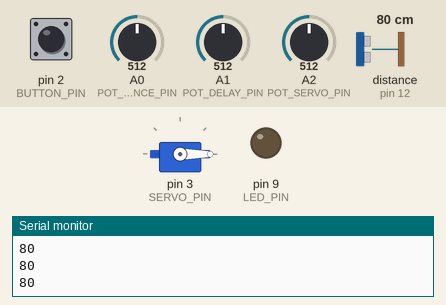
This sketch was run on a simulated Arduino Uno, built with avr-gcc and run on an emulated ATmega328P. On the bench: servo, output pins drawn as LEDs (lit = HIGH), the last lines printed to the serial monitor. Wiring (inferred from the names in the program): ultrasonic range finder: trigger pin 11; echo pin 12. Inputs (shaded band) come from the test bench; at power-on: distance to the obstacle (sensor on pin 12) 80 cm, A2 (POT_SERVO_PIN) = 512, pin 2 (BUTTON_PIN) HIGH, A0 (POT_DISTANCE_PIN) = 512, A1 (POT_DELAY_PIN) = 512. The echo pulse lasts 58.3 µs per cm; pins used as bus, display or sensor lines are not drawn.

Above: at 2.2 s.
2.3 s: distance to the obstacle (sensor on pin 12) set to 2 cm
At 4.3 s:
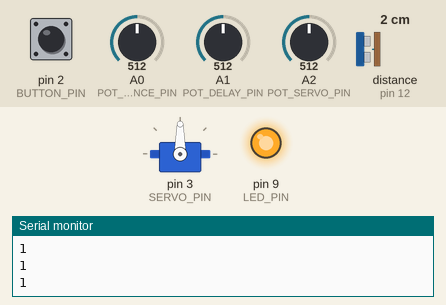
4.6 s: A2 (POT_SERVO_PIN) set to 716
At 5.8 s:
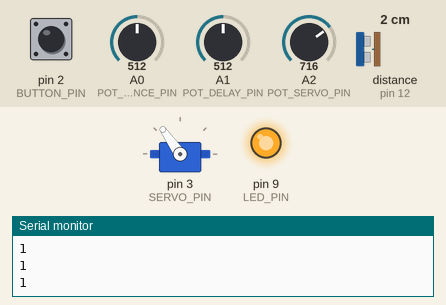
6.4 s: pin 2 (BUTTON_PIN) pulled LOW for 0.15 s
8.5 s: A0 (POT_DISTANCE_PIN) set to 44
10.0 s: A0 (POT_DISTANCE_PIN) set to 37
At 10.48 s:
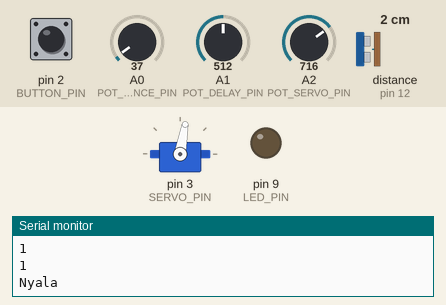
12.2 s: pin 2 (BUTTON_PIN) pulled LOW for 1 s
At 13.3 s:
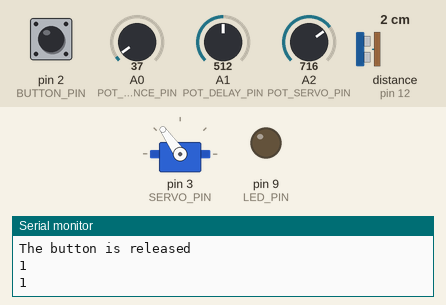
Timing chart, 0 to 15.2 s (numbered marks = the images above; inputs shaded):
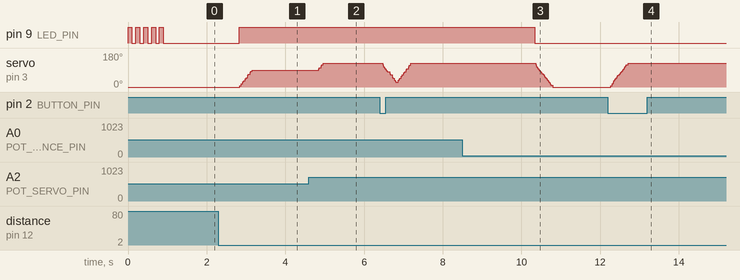

The sketch:

Kran_Otomatis_v2.ino
```cpp
#include <VarSpeedServo.h>
VarSpeedServo myservo;

/*  Servo's library from
 * https://github.com/netlabtoolkit/VarSpeedServo
 *
 *
 * This program writen by Arif
 * 12 May 2020 Bandung, Indonesia.
 * https://ini.space/asyarif
 *
 */

/* pin definitions */
#define BAUDRATE     115200
#define ECHO_PIN     12
#define TRIG_PIN     11
#define LED_PIN      9
#define POT_DISTANCE_PIN  A0  //  Adjust Distance         | TOP POT
#define POT_DELAY_PIN     A1  //  Adjust Delay            | MIDDLE POT
#define POT_SERVO_PIN     A2  //  Adjust SERVO Rotation   | BOTTOM POT
#define BUTTON_PIN   2
#define SERVO_PIN    3

#define BUTTON_DEBOUNCE_DELAY   50
#define SERVO_DEFAULT_POSITION  0
#define SERVO_SPEED             180 // 1 - 255
//#define SERVO_MAX_ROTATION    150

bool  isDetected            = false;
bool  lastState             = true;
int   ledState              = LOW;
int   lastSteadyState       = LOW;
int   lastFlickerableState  = LOW;
int   currentState;

unsigned long lastDebounceTime, prevMillis = 0;
unsigned long next_time, NOW_MILLIS;
unsigned long distance;

#define INTERVAL    30

/* Timeout for distance sensing rather than 1 second */
#define MAX_ECHO    30000

/* Scale factor round trip micro seconds per cm */
#define SCALE_CM    58


void doBlink( int repeats, int time ){
  for (int i = 0; i < repeats; i++){
    digitalWrite(LED_PIN, HIGH);
    delay(time);
    digitalWrite(LED_PIN, LOW);
    delay(time);
  }
}

void setup(){

  next_time = INTERVAL;
  Serial.begin( BAUDRATE );

  pinMode( ECHO_PIN, INPUT );
  pinMode( BUTTON_PIN, INPUT_PULLUP );
  pinMode( POT_DISTANCE_PIN, INPUT );
  pinMode( POT_DELAY_PIN, INPUT );
  pinMode( POT_SERVO_PIN, INPUT );
  pinMode( LED_PIN, OUTPUT);
  pinMode( TRIG_PIN, OUTPUT );
  digitalWrite( TRIG_PIN, LOW ); // set trig pin LOW here NOT later
  doBlink(5, 100); // blinking for start indication
  myservo.write(SERVO_DEFAULT_POSITION);
  myservo.attach(SERVO_PIN);

}


void loop(){
/* check if to run this time */
    NOW_MILLIS = millis( );
    if( NOW_MILLIS >= next_time ){
      digitalWrite( TRIG_PIN, HIGH );
      delayMicroseconds( 10 );
      digitalWrite( TRIG_PIN, LOW );
      /* echo time in microseconds
            Maximum  MAX_ECHO
            Minimum  0      (NO ECHO)

        Timeout for measurements set by MAX_ECHO define (constant)
      */
      distance = pulseIn( ECHO_PIN, HIGH, MAX_ECHO );
      /* Calculate distance only for VALID readings 0 is no echo or timeout */
      if( distance > 0 ){
        distance /= SCALE_CM;
        Serial.println( int( distance ) );    // Output distance in whole cm
        next_time = NOW_MILLIS + INTERVAL;   // save next time to run this part of loop
      }
    }

    /* POT SERVO READING & SET */
    int valPotDistance = analogRead( POT_DISTANCE_PIN );
    int resultDistance = map( valPotDistance, 0, 1023, 0, 50 );

    /* POT SERVO ROTAION & SET */
    int valPotServo = analogRead( POT_SERVO_PIN );
    int SERVO_MAX_ROTATION = map( valPotServo, 0, 1023, 0, 180 );

    /* POT DELAY READING & SET */
    int valPotDelay = analogRead( POT_DELAY_PIN );
    int DELAY_READING = map( valPotDelay, 0, 1023, 0, 1000 );


    if( distance < resultDistance ){
      isDetected = true;
//      digitalWrite( LED_PIN, HIGH );
    }

     if( isDetected != lastState ){
        prevMillis = NOW_MILLIS;
        lastState = isDetected;
        digitalWrite(LED_PIN, LOW);
        myservo.write(SERVO_DEFAULT_POSITION ,SERVO_SPEED, true);
     }

     if( isDetected ){
        // IN
        if( NOW_MILLIS - prevMillis > DELAY_READING ) {
          prevMillis = NOW_MILLIS;
          Serial.println("Nyala");
          isDetected = !isDetected;
          ledState = !ledState;
          digitalWrite(LED_PIN, HIGH);
          myservo.write(SERVO_MAX_ROTATION ,SERVO_SPEED, false);
        }
     }


      /* BUTTON TOGGLE */
      currentState = digitalRead(BUTTON_PIN);
      if ( currentState != lastFlickerableState ) {
        lastDebounceTime = NOW_MILLIS;
        lastFlickerableState = currentState;
      }

      /* TOGGLE SERVO WITH BUTTON */
      if (( NOW_MILLIS - lastDebounceTime ) > BUTTON_DEBOUNCE_DELAY ) {
        if( lastSteadyState == HIGH && currentState == LOW ){
          Serial.println( "The button is pressed" );
          ledState = !ledState;
          if( ledState == LOW ){
            myservo.write( SERVO_MAX_ROTATION ,SERVO_SPEED,false );
          } else {
            myservo.write( SERVO_DEFAULT_POSITION ,SERVO_SPEED,false );
          }
          digitalWrite( LED_PIN, ledState );
        }else if( lastSteadyState == LOW && currentState == HIGH ){ // move to here if you want after realese
          Serial.println( "The button is released" );
        }
        lastSteadyState = currentState;
      }

}
```

Measured:
- the behaviour switches between 41 and 40 on A0 (POT_DISTANCE_PIN) (found by bisection; images 2 and 3)
- after the input at 2.3 s, pin 9 (LED_PIN): LOW → HIGH after 0.52 s; servo on pin 3 (SERVO_PIN): moves from 0° to 90° over 0.32 s, starting after 0.54 s
- after the input at 4.6 s, servo on pin 3 (SERVO_PIN): 90° → 125° after 0.25 s
- after the input at 10.0 s, pin 9 (LED_PIN): HIGH → LOW after 0.34 s; servo on pin 3 (SERVO_PIN): moves from 125° to 0° over 0.44 s, starting after 0.36 s
- after the input at 12.2 s, servo on pin 3 (SERVO_PIN): moves from 0° to 125° over 0.44 s, starting after 0.07 s
